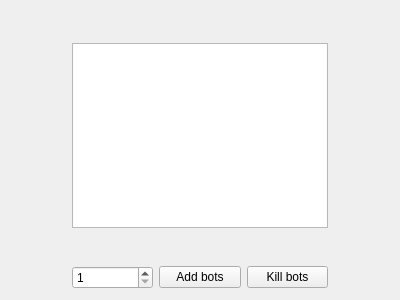
<?xml version="1.0" encoding="UTF-8"?>
<ui version="4.0">
 <class>MainClass</class>
 <widget class="QWidget" name="MainClass">
  <property name="geometry">
   <rect>
    <x>0</x>
    <y>0</y>
    <width>400</width>
    <height>300</height>
   </rect>
  </property>
  <property name="windowTitle">
   <string>Form</string>
  </property>
  <layout class="QGridLayout" name="gridLayout">
   <item row="0" column="1">
    <spacer name="verticalSpacer">
     <property name="orientation">
      <enum>Qt::Vertical</enum>
     </property>
     <property name="sizeHint" stdset="0">
      <size>
       <width>20</width>
       <height>40</height>
      </size>
     </property>
    </spacer>
   </item>
   <item row="2" column="1">
    <spacer name="verticalSpacer_2">
     <property name="orientation">
      <enum>Qt::Vertical</enum>
     </property>
     <property name="sizeHint" stdset="0">
      <size>
       <width>20</width>
       <height>40</height>
      </size>
     </property>
    </spacer>
   </item>
   <item row="1" column="0">
    <spacer name="horizontalSpacer">
     <property name="orientation">
      <enum>Qt::Horizontal</enum>
     </property>
     <property name="sizeHint" stdset="0">
      <size>
       <width>40</width>
       <height>20</height>
      </size>
     </property>
    </spacer>
   </item>
   <item row="1" column="2">
    <spacer name="horizontalSpacer_2">
     <property name="orientation">
      <enum>Qt::Horizontal</enum>
     </property>
     <property name="sizeHint" stdset="0">
      <size>
       <width>40</width>
       <height>20</height>
      </size>
     </property>
    </spacer>
   </item>
   <item row="1" column="1">
    <widget class="QGraphicsView" name="graphicsView"/>
   </item>
   <item row="3" column="1">
    <layout class="QHBoxLayout" name="horizontalLayout">
     <item>
      <widget class="QSpinBox" name="numBots">
       <property name="minimum">
        <number>1</number>
       </property>
      </widget>
     </item>
     <item>
      <widget class="QPushButton" name="addBots">
       <property name="text">
        <string>Add bots</string>
       </property>
      </widget>
     </item>
     <item>
      <widget class="QPushButton" name="killBots">
       <property name="text">
        <string>Kill bots</string>
       </property>
      </widget>
     </item>
    </layout>
   </item>
  </layout>
 </widget>
 <resources/>
 <connections/>
</ui>
